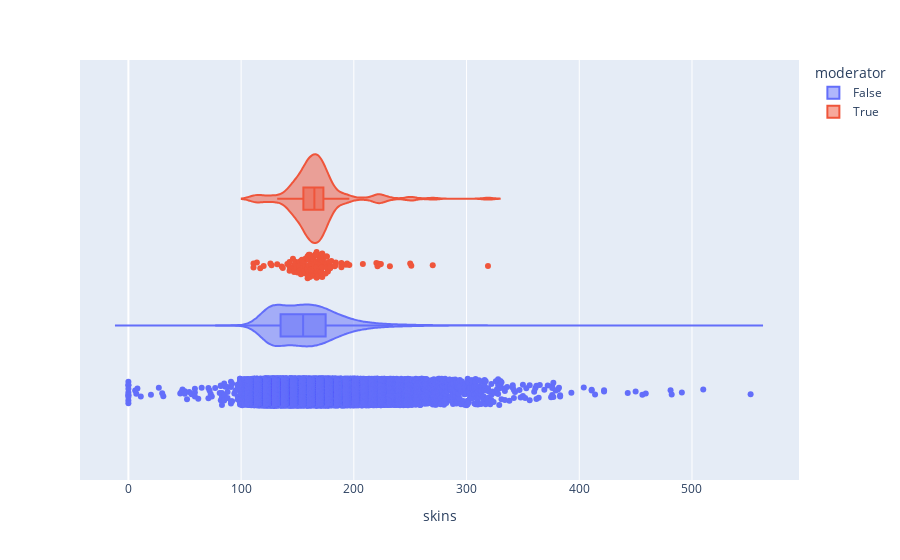

The cell this chart's notebook holds for it:
### Code cell
px.violin(casino_df,
    x='skins',
    color='moderator',
    box=True,
    points='all')

### Figure 1 — Plotly figure (JSON) as saved in the notebook; plotly's stock layout.template omitted (floating-point values rounded to 4 significant figures; data arrays with more than 128 entries replaced by an {"elided": "..."} marker saying what was removed)
{"data": [{"alignmentgroup": "True", "box": {"visible": true}, "hovertemplate": "moderator=False<br>skins=%{x}<extra></extra>", "legendgroup": "False", "marker": {"color": "#636efa"}, "name": "False", "offsetgroup": "False", "orientation": "h", "points": "all", "scalegroup": "True", "showlegend": true, "type": "violin", "x": {"elided": "55436 int values"}, "x0": " ", "xaxis": "x", "y0": " ", "yaxis": "y"}, {"alignmentgroup": "True", "box": {"visible": true}, "hovertemplate": "moderator=True<br>skins=%{x}<extra></extra>", "legendgroup": "True", "marker": {"color": "#EF553B"}, "name": "True", "offsetgroup": "True", "orientation": "h", "points": "all", "scalegroup": "True", "showlegend": true, "type": "violin", "x": {"elided": "139 int values"}, "x0": " ", "xaxis": "x", "y0": " ", "yaxis": "y"}], "layout": {"legend": {"title": {"text": "moderator"}, "tracegroupgap": 0}, "margin": {"t": 60}, "violinmode": "group", "xaxis": {"anchor": "y", "domain": [0, 1], "title": {"text": "skins"}}, "yaxis": {"anchor": "x", "domain": [0, 1]}}}
